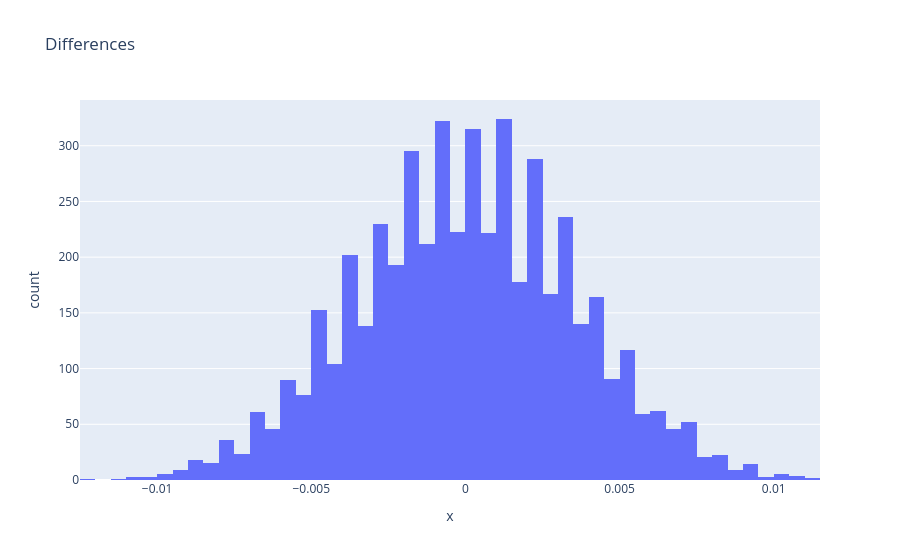

Notebook source saved alongside this figure:
### Markdown cell above
Вывод: стандартная ошибка разности конверсий больше получившейся реальной разницы. Значит изменение не отличить от шума.

### Code cell
sample_size = 5000
experiments_cnt = 5000
convertion = (155 + 170) / (2*sample_size)

print(f"Пусть конверсия одинаковая и равна {convertion:.2%}")
# print(f"Стандартное отклонение при n={sample_size*2} и p={convertion:.2f}: sqrt(np(1-p))={np.sqrt(2*sample_size*convertion*(1-convertion)):.2f}")

differences = []
for exp_ind in range(experiments_cnt):
    groupA = np.random.binomial(1, convertion, size=sample_size)
    groupB = np.random.binomial(1, convertion, size=sample_size)

    differences.append(groupA.mean() - groupB.mean())

differences = np.array(differences)
extreme = differences[abs(differences) > 0.003].size
print(f"Количество экстремальных значений (по модулю > 0.3 п.п.): {extreme} (p-value={extreme/sample_size:.3f})")

fig = px.histogram(x=differences, title="Differences")
fig.show()

### Figure 1 — Plotly figure (JSON) as saved in the notebook; plotly's stock layout.template omitted (floating-point values rounded to 4 significant figures; data arrays with more than 128 entries replaced by an {"elided": "..."} marker saying what was removed)
{"data": [{"bingroup": "x", "hovertemplate": "x=%{x}<br>count=%{y}<extra></extra>", "legendgroup": "", "marker": {"color": "#636efa", "pattern": {"shape": ""}}, "name": "", "orientation": "v", "showlegend": false, "type": "histogram", "x": {"elided": "5000 float values"}, "xaxis": "x", "yaxis": "y"}], "layout": {"barmode": "relative", "legend": {"tracegroupgap": 0}, "title": {"text": "Differences"}, "xaxis": {"anchor": "y", "domain": [0, 1], "title": {"text": "x"}}, "yaxis": {"anchor": "x", "domain": [0, 1], "title": {"text": "count"}}}}
